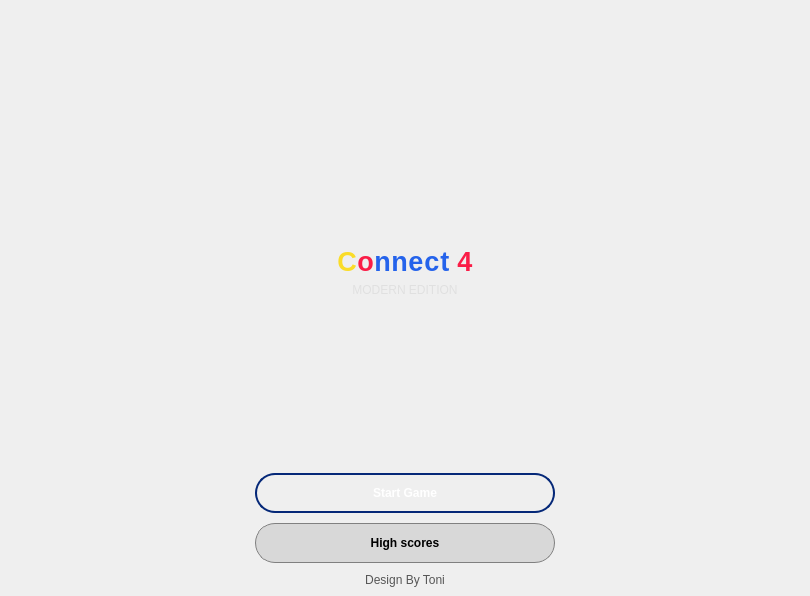
<?xml version="1.0" encoding="UTF-8"?>
<ui version="4.0">
 <class>GameEngine</class>
 <widget class="QWidget" name="GameEngine">
  <property name="geometry">
   <rect>
    <x>0</x>
    <y>0</y>
    <width>810</width>
    <height>596</height>
   </rect>
  </property>
  <property name="minimumSize">
   <size>
    <width>700</width>
    <height>596</height>
   </size>
  </property>
  <property name="maximumSize">
   <size>
    <width>16777215</width>
    <height>16777215</height>
   </size>
  </property>
  <property name="windowTitle">
   <string>Connect 4</string>
  </property>
  <property name="styleSheet">
   <string notr="true">QWidget {
    background-color: qlineargradient(
        spread:pad, x1:0, y1:0, x2:0.8, y2:1, 
        stop:0 rgba(0, 71, 171, 255), 
        stop:1 rgba(28, 169, 201, 255)
    );
}

QWidget {
    background-color: qlineargradient(
        x1: 0, y1: 1, x2: 1, y2: 0,
        stop: 0.0 rgb(180, 180, 180),
        stop: 0.25 rgb(200, 200, 200),
        stop: 0.5 rgb(215, 215, 215),
        stop: 0.75 rgb(230, 230, 230),
        stop: 1.0 rgb(245, 245, 245)
    );
}
QWidget {
    background-color: qlineargradient(
        x1: 0, y1: 1, x2: 1, y2: 0,
        stop: 0.0 #1A2A3A,  /* Deep Navy */
        stop: 0.25 #1E3A5F, /* Dark Blue */
        stop: 0.5 #2A3B6F,  /* Muted Indigo */
        stop: 0.75 #3A326F, /* Deep Purple */
        stop: 1.0 #4A2E5F   /* Dark Plum */
    );
    color: #E0E0E0; /* Light gray text for readability */
}

#bottomWidget{
background:transparent;
border:none;
}
#topWidget{
background:transparent;
border:none;
}
QFrame{
background:transparent;
border:none;
}
</string>
  </property>
  <layout class="QGridLayout" name="gridLayout">
   <property name="leftMargin">
    <number>0</number>
   </property>
   <property name="topMargin">
    <number>0</number>
   </property>
   <property name="rightMargin">
    <number>0</number>
   </property>
   <property name="bottomMargin">
    <number>0</number>
   </property>
   <property name="verticalSpacing">
    <number>3</number>
   </property>
   <item row="0" column="0">
    <widget class="TStackedWidget" name="stackedWidget">
     <property name="currentIndex">
      <number>0</number>
     </property>
     <widget class="QWidget" name="home">
      <layout class="QGridLayout" name="gridLayout_8">
       <property name="verticalSpacing">
        <number>10</number>
       </property>
       <item row="2" column="0">
        <spacer name="verticalSpacer_3">
         <property name="orientation">
          <enum>Qt::Orientation::Vertical</enum>
         </property>
         <property name="sizeType">
          <enum>QSizePolicy::Policy::Minimum</enum>
         </property>
         <property name="sizeHint" stdset="0">
          <size>
           <width>20</width>
           <height>40</height>
          </size>
         </property>
        </spacer>
       </item>
       <item row="4" column="0" alignment="Qt::AlignmentFlag::AlignBottom">
        <widget class="QPushButton" name="startgameButton">
         <property name="minimumSize">
          <size>
           <width>0</width>
           <height>40</height>
          </size>
         </property>
         <property name="styleSheet">
          <string notr="true">QPushButton {
    border: 2px solid rgb(5, 40, 120);
    border-radius: 20px;

    /* Base plastic gradient */
    background: qlineargradient(
        x1:0, y1:0, x2:1, y2:1,
        stop:0 rgb(60, 140, 255),   /* light */
        stop:0.4 rgb(30, 100, 220),
        stop:1 rgb(5, 40, 120)      /* deep shadow */
    );

    /* subtle top shine */
    padding: 6px;
    color: white;
    font-weight: bold;
}

QPushButton:hover {
    border: 2px solid rgb(10, 60, 160);

    background: qlineargradient(
        x1:0, y1:0, x2:1, y2:1,
        stop:0 rgb(90, 170, 255),
        stop:0.4 rgb(50, 120, 240),
        stop:1 rgb(10, 60, 160)
    );
}

QPushButton:pressed {
    border: 2px solid rgb(5, 30, 90);

    /* invert light direction for pressed effect */
    background: qlineargradient(
        x1:0, y1:1, x2:1, y2:0,
        stop:0 rgb(30, 90, 200),
        stop:0.5 rgb(10, 60, 150),
        stop:1 rgb(5, 30, 90)
    );

    padding-top: 8px;
    padding-bottom: 4px;
}
</string>
         </property>
         <property name="text">
          <string>Start Game</string>
         </property>
        </widget>
       </item>
       <item row="6" column="0" alignment="Qt::AlignmentFlag::AlignBottom">
        <widget class="QLabel" name="label">
         <property name="maximumSize">
          <size>
           <width>16777215</width>
           <height>20</height>
          </size>
         </property>
         <property name="text">
          <string>&lt;html&gt;&lt;head/&gt;&lt;body&gt;&lt;p&gt;&lt;span style=&quot; color:#565656;&quot;&gt;Design By Toni&lt;/span&gt;&lt;/p&gt;&lt;/body&gt;&lt;/html&gt;</string>
         </property>
         <property name="alignment">
          <set>Qt::AlignmentFlag::AlignCenter</set>
         </property>
        </widget>
       </item>
       <item row="5" column="0">
        <widget class="QPushButton" name="glassButton">
         <property name="minimumSize">
          <size>
           <width>0</width>
           <height>40</height>
          </size>
         </property>
         <property name="styleSheet">
          <string notr="true">QPushButton{
	background: rgba(200,200,200,150);
	border:1px solid gray;
	border-radius:20px;
	font-weight:bold;
	color:black;
}</string>
         </property>
         <property name="text">
          <string>High scores</string>
         </property>
        </widget>
       </item>
       <item row="1" column="0" alignment="Qt::AlignmentFlag::AlignVCenter">
        <widget class="TFrame" name="holderFrame">
         <property name="maximumSize">
          <size>
           <width>300</width>
           <height>250</height>
          </size>
         </property>
         <property name="frameShape">
          <enum>QFrame::Shape::StyledPanel</enum>
         </property>
         <property name="frameShadow">
          <enum>QFrame::Shadow::Raised</enum>
         </property>
         <layout class="QGridLayout" name="gridLayout_5">
          <item row="2" column="0" colspan="3">
           <widget class="QLabel" name="label_12">
            <property name="text">
             <string>&lt;html&gt;&lt;head/&gt;&lt;body&gt;&lt;p&gt;MODERN EDITION&lt;/p&gt;&lt;/body&gt;&lt;/html&gt;</string>
            </property>
            <property name="alignment">
             <set>Qt::AlignmentFlag::AlignHCenter|Qt::AlignmentFlag::AlignTop</set>
            </property>
           </widget>
          </item>
          <item row="0" column="0">
           <spacer name="horizontalSpacer_7">
            <property name="orientation">
             <enum>Qt::Orientation::Horizontal</enum>
            </property>
            <property name="sizeHint" stdset="0">
             <size>
              <width>51</width>
              <height>20</height>
             </size>
            </property>
           </spacer>
          </item>
          <item row="1" column="0" colspan="3">
           <layout class="QHBoxLayout" name="horizontalLayout">
            <property name="spacing">
             <number>0</number>
            </property>
            <item>
             <spacer name="horizontalSpacer_4">
              <property name="orientation">
               <enum>Qt::Orientation::Horizontal</enum>
              </property>
              <property name="sizeHint" stdset="0">
               <size>
                <width>40</width>
                <height>20</height>
               </size>
              </property>
             </spacer>
            </item>
            <item>
             <widget class="QLabel" name="label_2">
              <property name="maximumSize">
               <size>
                <width>30</width>
                <height>16777215</height>
               </size>
              </property>
              <property name="styleSheet">
               <string notr="true">QLabel{
color:rgb(250, 220, 40);
}</string>
              </property>
              <property name="text">
               <string>&lt;html&gt;&lt;head/&gt;&lt;body&gt;&lt;p&gt;&lt;span style=&quot; font-size:20pt; font-weight:700;&quot;&gt;C&lt;/span&gt;&lt;/p&gt;&lt;/body&gt;&lt;/html&gt;</string>
              </property>
              <property name="alignment">
               <set>Qt::AlignmentFlag::AlignBottom|Qt::AlignmentFlag::AlignHCenter</set>
              </property>
             </widget>
            </item>
            <item>
             <widget class="QLabel" name="label_3">
              <property name="maximumSize">
               <size>
                <width>30</width>
                <height>16777215</height>
               </size>
              </property>
              <property name="styleSheet">
               <string notr="true">QLabel{
color:rgb(250,29,71);
}</string>
              </property>
              <property name="text">
               <string>&lt;html&gt;&lt;head/&gt;&lt;body&gt;&lt;p&gt;&lt;span style=&quot; font-size:20pt; font-weight:700;&quot;&gt;o&lt;/span&gt;&lt;/p&gt;&lt;/body&gt;&lt;/html&gt;</string>
              </property>
              <property name="alignment">
               <set>Qt::AlignmentFlag::AlignBottom|Qt::AlignmentFlag::AlignHCenter</set>
              </property>
             </widget>
            </item>
            <item>
             <widget class="QLabel" name="label_5">
              <property name="maximumSize">
               <size>
                <width>30</width>
                <height>16777215</height>
               </size>
              </property>
              <property name="styleSheet">
               <string notr="true">QLabel{
color:rgb(37,99,235);
}</string>
              </property>
              <property name="text">
               <string>&lt;html&gt;&lt;head/&gt;&lt;body&gt;&lt;p&gt;&lt;span style=&quot; font-size:20pt; font-weight:700;&quot;&gt;n&lt;/span&gt;&lt;/p&gt;&lt;/body&gt;&lt;/html&gt;</string>
              </property>
              <property name="alignment">
               <set>Qt::AlignmentFlag::AlignBottom|Qt::AlignmentFlag::AlignHCenter</set>
              </property>
             </widget>
            </item>
            <item>
             <widget class="QLabel" name="label_6">
              <property name="maximumSize">
               <size>
                <width>30</width>
                <height>16777215</height>
               </size>
              </property>
              <property name="styleSheet">
               <string notr="true">QLabel{
color:rgb(37,99,235);
}</string>
              </property>
              <property name="text">
               <string>&lt;html&gt;&lt;head/&gt;&lt;body&gt;&lt;p&gt;&lt;span style=&quot; font-size:20pt; font-weight:700;&quot;&gt;n&lt;/span&gt;&lt;/p&gt;&lt;/body&gt;&lt;/html&gt;</string>
              </property>
              <property name="alignment">
               <set>Qt::AlignmentFlag::AlignBottom|Qt::AlignmentFlag::AlignHCenter</set>
              </property>
             </widget>
            </item>
            <item>
             <widget class="QLabel" name="label_7">
              <property name="maximumSize">
               <size>
                <width>30</width>
                <height>16777215</height>
               </size>
              </property>
              <property name="styleSheet">
               <string notr="true">QLabel{
color:rgb(37,99,235);
}</string>
              </property>
              <property name="text">
               <string>&lt;html&gt;&lt;head/&gt;&lt;body&gt;&lt;p&gt;&lt;span style=&quot; font-size:20pt; font-weight:700;&quot;&gt;e&lt;/span&gt;&lt;/p&gt;&lt;/body&gt;&lt;/html&gt;</string>
              </property>
              <property name="alignment">
               <set>Qt::AlignmentFlag::AlignBottom|Qt::AlignmentFlag::AlignHCenter</set>
              </property>
             </widget>
            </item>
            <item>
             <widget class="QLabel" name="label_9">
              <property name="maximumSize">
               <size>
                <width>30</width>
                <height>16777215</height>
               </size>
              </property>
              <property name="styleSheet">
               <string notr="true">QLabel{
color:rgb(37,99,235);
}</string>
              </property>
              <property name="text">
               <string>&lt;html&gt;&lt;head/&gt;&lt;body&gt;&lt;p&gt;&lt;span style=&quot; font-size:20pt; font-weight:700;&quot;&gt;c&lt;/span&gt;&lt;/p&gt;&lt;/body&gt;&lt;/html&gt;</string>
              </property>
              <property name="alignment">
               <set>Qt::AlignmentFlag::AlignBottom|Qt::AlignmentFlag::AlignHCenter</set>
              </property>
             </widget>
            </item>
            <item>
             <widget class="QLabel" name="label_10">
              <property name="maximumSize">
               <size>
                <width>30</width>
                <height>16777215</height>
               </size>
              </property>
              <property name="styleSheet">
               <string notr="true">QLabel{
color:rgb(37,99,235);
}</string>
              </property>
              <property name="text">
               <string>&lt;html&gt;&lt;head/&gt;&lt;body&gt;&lt;p&gt;&lt;span style=&quot; font-size:20pt; font-weight:700;&quot;&gt;t &lt;/span&gt;&lt;/p&gt;&lt;/body&gt;&lt;/html&gt;</string>
              </property>
              <property name="alignment">
               <set>Qt::AlignmentFlag::AlignBottom|Qt::AlignmentFlag::AlignHCenter</set>
              </property>
             </widget>
            </item>
            <item>
             <widget class="QLabel" name="label_13">
              <property name="maximumSize">
               <size>
                <width>30</width>
                <height>16777215</height>
               </size>
              </property>
              <property name="styleSheet">
               <string notr="true">QLabel{
color:rgb(250,29,71);
}</string>
              </property>
              <property name="text">
               <string>&lt;html&gt;&lt;head/&gt;&lt;body&gt;&lt;p&gt;&lt;span style=&quot; font-size:20pt; font-weight:700;&quot;&gt;4&lt;/span&gt;&lt;/p&gt;&lt;/body&gt;&lt;/html&gt;</string>
              </property>
              <property name="alignment">
               <set>Qt::AlignmentFlag::AlignBottom|Qt::AlignmentFlag::AlignHCenter</set>
              </property>
             </widget>
            </item>
            <item>
             <spacer name="horizontalSpacer_3">
              <property name="orientation">
               <enum>Qt::Orientation::Horizontal</enum>
              </property>
              <property name="sizeHint" stdset="0">
               <size>
                <width>40</width>
                <height>20</height>
               </size>
              </property>
             </spacer>
            </item>
           </layout>
          </item>
          <item row="0" column="1">
           <widget class="TFrame" name="logoFrame">
            <property name="maximumSize">
             <size>
              <width>180</width>
              <height>180</height>
             </size>
            </property>
            <property name="frameShape">
             <enum>QFrame::Shape::StyledPanel</enum>
            </property>
            <property name="frameShadow">
             <enum>QFrame::Shadow::Raised</enum>
            </property>
            <layout class="QGridLayout" name="gridLayout_6">
             <item row="0" column="0">
              <widget class="CircularWidget" name="circular2_3" native="true">
               <property name="minimumSize">
                <size>
                 <width>40</width>
                 <height>40</height>
                </size>
               </property>
               <property name="maximumSize">
                <size>
                 <width>50</width>
                 <height>50</height>
                </size>
               </property>
              </widget>
             </item>
             <item row="0" column="1">
              <widget class="CircularWidget" name="circular2_6" native="true">
               <property name="minimumSize">
                <size>
                 <width>40</width>
                 <height>40</height>
                </size>
               </property>
               <property name="maximumSize">
                <size>
                 <width>50</width>
                 <height>50</height>
                </size>
               </property>
              </widget>
             </item>
             <item row="1" column="0">
              <widget class="CircularWidget" name="circular2_4" native="true">
               <property name="minimumSize">
                <size>
                 <width>40</width>
                 <height>40</height>
                </size>
               </property>
               <property name="maximumSize">
                <size>
                 <width>50</width>
                 <height>50</height>
                </size>
               </property>
              </widget>
             </item>
             <item row="1" column="1">
              <widget class="CircularWidget" name="circular2_5" native="true">
               <property name="minimumSize">
                <size>
                 <width>40</width>
                 <height>40</height>
                </size>
               </property>
               <property name="maximumSize">
                <size>
                 <width>50</width>
                 <height>50</height>
                </size>
               </property>
              </widget>
             </item>
            </layout>
           </widget>
          </item>
          <item row="0" column="2">
           <spacer name="horizontalSpacer_8">
            <property name="orientation">
             <enum>Qt::Orientation::Horizontal</enum>
            </property>
            <property name="sizeHint" stdset="0">
             <size>
              <width>50</width>
              <height>20</height>
             </size>
            </property>
           </spacer>
          </item>
         </layout>
        </widget>
       </item>
       <item row="0" column="0">
        <spacer name="verticalSpacer_4">
         <property name="orientation">
          <enum>Qt::Orientation::Vertical</enum>
         </property>
         <property name="sizeHint" stdset="0">
          <size>
           <width>20</width>
           <height>40</height>
          </size>
         </property>
        </spacer>
       </item>
       <item row="3" column="0">
        <spacer name="verticalSpacer_5">
         <property name="orientation">
          <enum>Qt::Orientation::Vertical</enum>
         </property>
         <property name="sizeHint" stdset="0">
          <size>
           <width>20</width>
           <height>40</height>
          </size>
         </property>
        </spacer>
       </item>
      </layout>
     </widget>
     <widget class="QWidget" name="updaterPage">
      <widget class="QLabel" name="updaterLabel">
       <property name="geometry">
        <rect>
         <x>206</x>
         <y>100</y>
         <width>181</width>
         <height>111</height>
        </rect>
       </property>
       <property name="text">
        <string>TextLabel</string>
       </property>
       <property name="alignment">
        <set>Qt::AlignmentFlag::AlignCenter</set>
       </property>
      </widget>
      <widget class="QProgressBar" name="updateProgressBar">
       <property name="geometry">
        <rect>
         <x>150</x>
         <y>280</y>
         <width>371</width>
         <height>31</height>
        </rect>
       </property>
       <property name="value">
        <number>24</number>
       </property>
      </widget>
     </widget>
     <widget class="QWidget" name="game">
      <property name="minimumSize">
       <size>
        <width>714</width>
        <height>596</height>
       </size>
      </property>
      <layout class="QGridLayout" name="gridLayout_4">
       <property name="leftMargin">
        <number>10</number>
       </property>
       <property name="topMargin">
        <number>10</number>
       </property>
       <property name="rightMargin">
        <number>10</number>
       </property>
       <property name="bottomMargin">
        <number>10</number>
       </property>
       <property name="verticalSpacing">
        <number>5</number>
       </property>
       <item row="1" column="0">
        <spacer name="horizontalSpacer">
         <property name="orientation">
          <enum>Qt::Orientation::Horizontal</enum>
         </property>
         <property name="sizeType">
          <enum>QSizePolicy::Policy::Fixed</enum>
         </property>
         <property name="sizeHint" stdset="0">
          <size>
           <width>90</width>
           <height>20</height>
          </size>
         </property>
        </spacer>
       </item>
       <item row="1" column="1">
        <widget class="Connect_4" name="c4Widget" native="true">
         <property name="minimumSize">
          <size>
           <width>500</width>
           <height>430</height>
          </size>
         </property>
         <property name="maximumSize">
          <size>
           <width>16777215</width>
           <height>16777215</height>
          </size>
         </property>
        </widget>
       </item>
       <item row="1" column="2">
        <spacer name="horizontalSpacer_2">
         <property name="orientation">
          <enum>Qt::Orientation::Horizontal</enum>
         </property>
         <property name="sizeType">
          <enum>QSizePolicy::Policy::Fixed</enum>
         </property>
         <property name="sizeHint" stdset="0">
          <size>
           <width>90</width>
           <height>20</height>
          </size>
         </property>
        </spacer>
       </item>
       <item row="0" column="0" colspan="3">
        <widget class="bWidget" name="topWidget" native="true">
         <property name="minimumSize">
          <size>
           <width>0</width>
           <height>0</height>
          </size>
         </property>
         <property name="maximumSize">
          <size>
           <width>16777215</width>
           <height>50</height>
          </size>
         </property>
         <property name="styleSheet">
          <string notr="true">QFrame{
background:transparent;
border:none;
}</string>
         </property>
         <layout class="QHBoxLayout" name="horizontalLayout_6">
          <property name="spacing">
           <number>5</number>
          </property>
          <property name="topMargin">
           <number>2</number>
          </property>
          <property name="bottomMargin">
           <number>5</number>
          </property>
          <item>
           <spacer name="horizontalSpacer_5">
            <property name="orientation">
             <enum>Qt::Orientation::Horizontal</enum>
            </property>
            <property name="sizeType">
             <enum>QSizePolicy::Policy::MinimumExpanding</enum>
            </property>
            <property name="sizeHint" stdset="0">
             <size>
              <width>206</width>
              <height>20</height>
             </size>
            </property>
           </spacer>
          </item>
          <item>
           <widget class="QFrame" name="frame_2">
            <property name="minimumSize">
             <size>
              <width>295</width>
              <height>0</height>
             </size>
            </property>
            <property name="styleSheet">
             <string notr="true">QLabel{
background:transparent;
color: gray;
font-weight:bold;
}</string>
            </property>
            <property name="frameShape">
             <enum>QFrame::Shape::StyledPanel</enum>
            </property>
            <property name="frameShadow">
             <enum>QFrame::Shadow::Raised</enum>
            </property>
            <layout class="QGridLayout" name="gridLayout_3">
             <property name="leftMargin">
              <number>2</number>
             </property>
             <property name="topMargin">
              <number>2</number>
             </property>
             <property name="rightMargin">
              <number>2</number>
             </property>
             <property name="bottomMargin">
              <number>2</number>
             </property>
             <property name="verticalSpacing">
              <number>2</number>
             </property>
             <item row="0" column="0">
              <widget class="QLabel" name="label_4">
               <property name="styleSheet">
                <string notr="true">color:black;</string>
               </property>
               <property name="text">
                <string>PLAYER 1</string>
               </property>
               <property name="alignment">
                <set>Qt::AlignmentFlag::AlignCenter</set>
               </property>
              </widget>
             </item>
             <item row="0" column="1" rowspan="2">
              <widget class="Line" name="line_4">
               <property name="lineWidth">
                <number>2</number>
               </property>
               <property name="orientation">
                <enum>Qt::Orientation::Vertical</enum>
               </property>
              </widget>
             </item>
             <item row="1" column="6">
              <layout class="QHBoxLayout" name="horizontalLayout_7">
               <property name="spacing">
                <number>0</number>
               </property>
               <item>
                <widget class="QLabel" name="player2Score">
                 <property name="maximumSize">
                  <size>
                   <width>20</width>
                   <height>20</height>
                  </size>
                 </property>
                 <property name="styleSheet">
                  <string notr="true">color:black;</string>
                 </property>
                 <property name="text">
                  <string>0</string>
                 </property>
                 <property name="alignment">
                  <set>Qt::AlignmentFlag::AlignCenter</set>
                 </property>
                </widget>
               </item>
               <item>
                <widget class="CircularWidget" name="circular2" native="true">
                 <property name="maximumSize">
                  <size>
                   <width>10</width>
                   <height>10</height>
                  </size>
                 </property>
                </widget>
               </item>
              </layout>
             </item>
             <item row="0" column="3" colspan="2">
              <widget class="QLabel" name="cplayerLabel">
               <property name="styleSheet">
                <string notr="true">QLabel{
background: rgb(250,29,71);
border-radius:8;
font-weight:bold;
color:white;
}</string>
               </property>
               <property name="text">
                <string>RED'S TURN</string>
               </property>
               <property name="alignment">
                <set>Qt::AlignmentFlag::AlignCenter</set>
               </property>
              </widget>
             </item>
             <item row="0" column="6">
              <widget class="QLabel" name="aiLabel">
               <property name="styleSheet">
                <string notr="true">color: black;</string>
               </property>
               <property name="text">
                <string>&lt;!DOCTYPE HTML PUBLIC &quot;-//W3C//DTD HTML 4.0//EN&quot; &quot;http://www.w3.org/TR/REC-html40/strict.dtd&quot;&gt;
&lt;html&gt;&lt;head&gt;&lt;meta name=&quot;qrichtext&quot; content=&quot;1&quot; /&gt;&lt;meta charset=&quot;utf-8&quot; /&gt;&lt;style type=&quot;text/css&quot;&gt;
p, li { white-space: pre-wrap; }
hr { height: 1px; border-width: 0; }
li.unchecked::marker { content: &quot;\2610&quot;; }
li.checked::marker { content: &quot;\2612&quot;; }
&lt;/style&gt;&lt;/head&gt;&lt;body style=&quot; font-family:'Noto Sans'; font-size:12pt; font-weight:700; font-style:normal;&quot;&gt;
&lt;p style=&quot; margin-top:0px; margin-bottom:0px; margin-left:0px; margin-right:0px; -qt-block-indent:0; text-indent:0px;&quot;&gt;PLAYER 2&lt;/p&gt;&lt;/body&gt;&lt;/html&gt;</string>
               </property>
               <property name="alignment">
                <set>Qt::AlignmentFlag::AlignCenter</set>
               </property>
              </widget>
             </item>
             <item row="1" column="0">
              <layout class="QHBoxLayout" name="horizontalLayout_8">
               <property name="spacing">
                <number>0</number>
               </property>
               <item>
                <widget class="CircularWidget" name="circular1" native="true">
                 <property name="maximumSize">
                  <size>
                   <width>10</width>
                   <height>10</height>
                  </size>
                 </property>
                </widget>
               </item>
               <item>
                <widget class="QLabel" name="player1Score">
                 <property name="maximumSize">
                  <size>
                   <width>20</width>
                   <height>20</height>
                  </size>
                 </property>
                 <property name="styleSheet">
                  <string notr="true">color:black;</string>
                 </property>
                 <property name="text">
                  <string>0</string>
                 </property>
                 <property name="alignment">
                  <set>Qt::AlignmentFlag::AlignCenter</set>
                 </property>
                </widget>
               </item>
              </layout>
             </item>
             <item row="1" column="3" colspan="2">
              <widget class="QLabel" name="label_11">
               <property name="styleSheet">
                <string notr="true">color:black;</string>
               </property>
               <property name="text">
                <string>VS</string>
               </property>
               <property name="alignment">
                <set>Qt::AlignmentFlag::AlignCenter</set>
               </property>
              </widget>
             </item>
             <item row="0" column="5" rowspan="2">
              <widget class="Line" name="line_5">
               <property name="orientation">
                <enum>Qt::Orientation::Vertical</enum>
               </property>
              </widget>
             </item>
             <item row="0" column="2" rowspan="2">
              <widget class="Line" name="line_6">
               <property name="orientation">
                <enum>Qt::Orientation::Vertical</enum>
               </property>
              </widget>
             </item>
            </layout>
           </widget>
          </item>
          <item>
           <spacer name="horizontalSpacer_6">
            <property name="orientation">
             <enum>Qt::Orientation::Horizontal</enum>
            </property>
            <property name="sizeType">
             <enum>QSizePolicy::Policy::MinimumExpanding</enum>
            </property>
            <property name="sizeHint" stdset="0">
             <size>
              <width>220</width>
              <height>20</height>
             </size>
            </property>
           </spacer>
          </item>
         </layout>
        </widget>
       </item>
       <item row="2" column="0" colspan="3">
        <widget class="bWidget" name="bottomWidget" native="true">
         <property name="minimumSize">
          <size>
           <width>0</width>
           <height>50</height>
          </size>
         </property>
         <property name="maximumSize">
          <size>
           <width>16777215</width>
           <height>50</height>
          </size>
         </property>
         <property name="styleSheet">
          <string notr="true">QPushButton{
	background: rgba(200,200,200,150);
	border:1px solid gray;
	border-radius:13px;
	font-weight:bold;
	color:black;
}
QSlider {
    background-color: transparent;
}

/* Slider Groove (track) */
QSlider::groove:horizontal, QSlider::groove:vertical {
    background-color: rgba(120, 120, 120, 0.8);
    border-radius: 2px;
    border: none;
}

QSlider::groove:horizontal {
    height: 4px;
}

QSlider::groove:vertical {
    width: 4px;
}

/* Slider Handle (thumb) */
QSlider::handle:horizontal, QSlider::handle:vertical {
    background-color: #B7B7B7;
    border-radius: 6px;
    border: none;
}

QSlider::handle:horizontal {
    height: 12px;
    width: 12px;
    margin: -4px 0;
}

QSlider::handle:vertical {
    height: 12px;
    width: 12px;
    margin: 0 -4px;
}

/* Slider Progress */
QSlider::sub-page:horizontal, QSlider::add-page:vertical {
    background-color: rgb(71, 158, 245);
    border-radius: 2px;
}

QSlider::add-page:horizontal, QSlider::sub-page:vertical {
    background-color: rgba(10, 10, 10, 0.8);
    border-radius: 2px;
}
QLabel{
color:black;
font-weight:bold;
}
</string>
         </property>
         <layout class="QHBoxLayout" name="horizontalLayout_5">
          <property name="topMargin">
           <number>3</number>
          </property>
          <property name="bottomMargin">
           <number>3</number>
          </property>
          <item>
           <widget class="QLabel" name="label_8">
            <property name="maximumSize">
             <size>
              <width>100</width>
              <height>16777215</height>
             </size>
            </property>
            <property name="text">
             <string>Ai mode :</string>
            </property>
            <property name="alignment">
             <set>Qt::AlignmentFlag::AlignCenter</set>
            </property>
           </widget>
          </item>
          <item>
           <widget class="ToggleButton" name="aiButton">
            <property name="maximumSize">
             <size>
              <width>50</width>
              <height>25</height>
             </size>
            </property>
            <property name="text">
             <string/>
            </property>
           </widget>
          </item>
          <item>
           <widget class="QSlider" name="difficultySlider">
            <property name="maximumSize">
             <size>
              <width>300</width>
              <height>16777215</height>
             </size>
            </property>
            <property name="minimum">
             <number>2</number>
            </property>
            <property name="maximum">
             <number>8</number>
            </property>
            <property name="value">
             <number>5</number>
            </property>
            <property name="orientation">
             <enum>Qt::Orientation::Horizontal</enum>
            </property>
            <property name="tickPosition">
             <enum>QSlider::TickPosition::NoTicks</enum>
            </property>
           </widget>
          </item>
          <item>
           <widget class="QPushButton" name="resetbutton">
            <property name="minimumSize">
             <size>
              <width>0</width>
              <height>26</height>
             </size>
            </property>
            <property name="maximumSize">
             <size>
              <width>93</width>
              <height>16777215</height>
             </size>
            </property>
            <property name="text">
             <string>reset</string>
            </property>
           </widget>
          </item>
          <item>
           <widget class="QPushButton" name="downloadUpdateButton">
            <property name="minimumSize">
             <size>
              <width>0</width>
              <height>26</height>
             </size>
            </property>
            <property name="maximumSize">
             <size>
              <width>16777215</width>
              <height>26</height>
             </size>
            </property>
            <property name="text">
             <string>update</string>
            </property>
           </widget>
          </item>
          <item>
           <widget class="QPushButton" name="quitButton">
            <property name="minimumSize">
             <size>
              <width>0</width>
              <height>26</height>
             </size>
            </property>
            <property name="maximumSize">
             <size>
              <width>109</width>
              <height>16777215</height>
             </size>
            </property>
            <property name="styleSheet">
             <string notr="true">color:rgb(250,29,71);</string>
            </property>
            <property name="text">
             <string>Quit</string>
            </property>
           </widget>
          </item>
         </layout>
        </widget>
       </item>
      </layout>
     </widget>
    </widget>
   </item>
  </layout>
 </widget>
 <customwidgets>
  <customwidget>
   <class>Connect_4</class>
   <extends>QWidget</extends>
   <header>connect_4.h</header>
   <container>1</container>
  </customwidget>
  <customwidget>
   <class>TFrame</class>
   <extends>QFrame</extends>
   <header>tframe.h</header>
   <container>1</container>
  </customwidget>
  <customwidget>
   <class>CircularWidget</class>
   <extends>QWidget</extends>
   <header>circularwidget.h</header>
   <container>1</container>
  </customwidget>
  <customwidget>
   <class>ToggleButton</class>
   <extends>QPushButton</extends>
   <header>togglebutton.h</header>
  </customwidget>
  <customwidget>
   <class>TStackedWidget</class>
   <extends>QStackedWidget</extends>
   <header>tstackedwidget.h</header>
   <container>1</container>
  </customwidget>
  <customwidget>
   <class>bWidget</class>
   <extends>QWidget</extends>
   <header>bwidget.h</header>
   <container>1</container>
  </customwidget>
 </customwidgets>
 <resources/>
 <connections/>
</ui>
